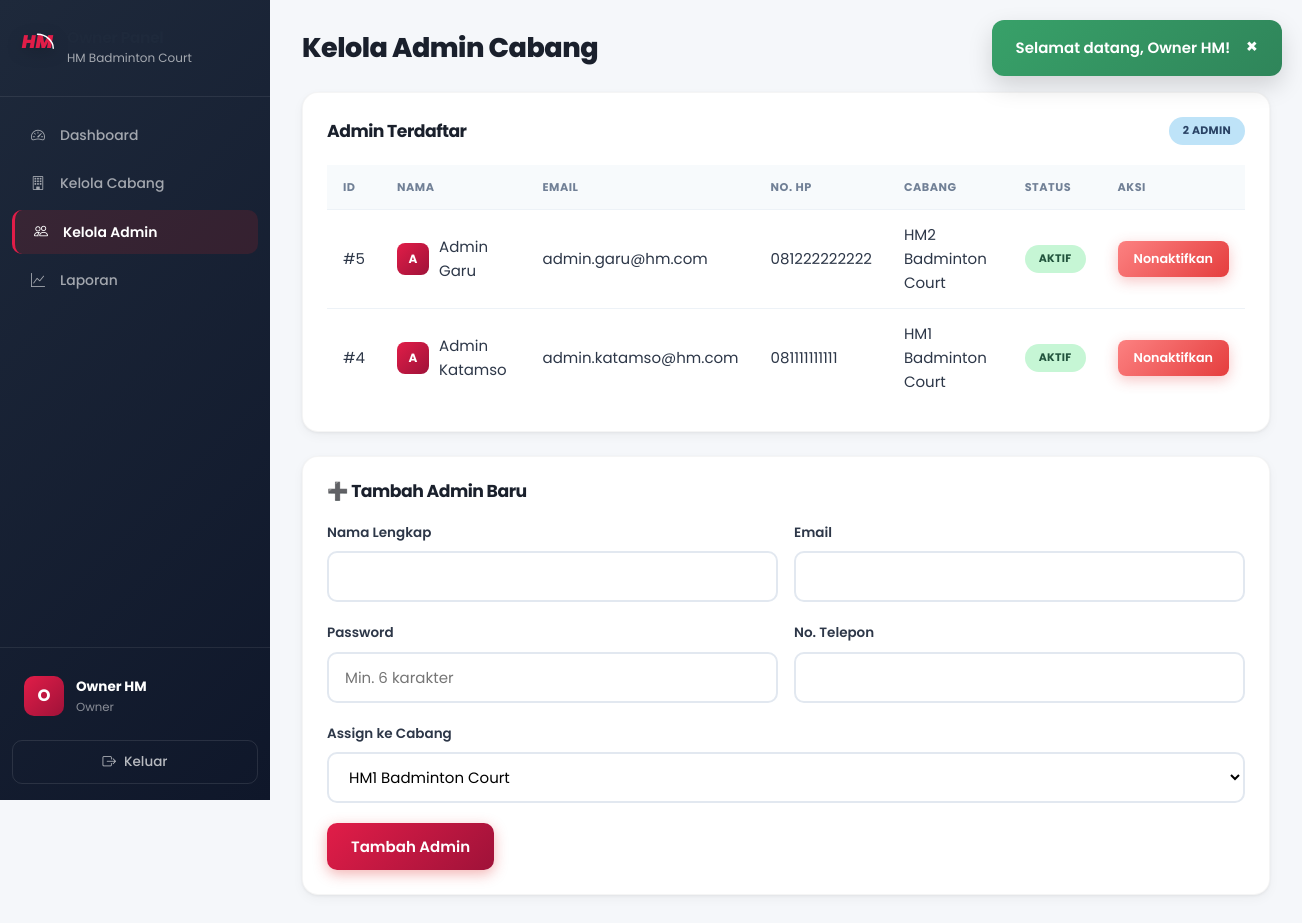
The page /owner/admin_manage.php (signed in) on the database its author committed.
### tables this page shows
CREATE TABLE IF NOT EXISTS users (
    id INT AUTO_INCREMENT PRIMARY KEY,
    nama VARCHAR(100) NOT NULL COMMENT 'Nama lengkap',
    email VARCHAR(100) UNIQUE NOT NULL COMMENT 'Email untuk login',
    password VARCHAR(255) NOT NULL COMMENT 'Password terenkripsi bcrypt',
    no_telepon VARCHAR(20) NOT NULL COMMENT 'Nomor WhatsApp/telepon',
    role ENUM('user', 'admin', 'owner') DEFAULT 'user' COMMENT 'user=pelanggan, admin=admin cabang, owner=pemilik',
    cabang_id INT DEFAULT NULL COMMENT 'Cabang yang dikelola (khusus admin)',
    is_active TINYINT(1) DEFAULT 1 COMMENT '1=aktif, 0=nonaktif',
    foto VARCHAR(255) DEFAULT NULL COMMENT 'Path foto profil',
    created_at TIMESTAMP DEFAULT CURRENT_TIMESTAMP COMMENT 'Tanggal registrasi',
    
    INDEX idx_email (email),
    INDEX idx_role (role)
);

CREATE TABLE IF NOT EXISTS cabang (
    id INT AUTO_INCREMENT PRIMARY KEY,
    nama VARCHAR(100) NOT NULL COMMENT 'Nama cabang',
    alamat VARCHAR(255) NOT NULL COMMENT 'Alamat lengkap cabang',
    jumlah_lapangan INT NOT NULL DEFAULT 0 COMMENT 'Jumlah lapangan di cabang',
    no_telepon VARCHAR(20) DEFAULT NULL COMMENT 'Nomor telepon cabang',
    created_at TIMESTAMP DEFAULT CURRENT_TIMESTAMP,
    
    INDEX idx_nama (nama)
);

### config/functions.php (called while the page is built, shortened)
<?php
function getAdmins() {
    $db = getDB();
    return $db->query("SELECT u.*, c.nama as cabang_nama FROM users u
        LEFT JOIN cabang c ON u.cabang_id = c.id
        WHERE u.role = 'admin'
        ORDER BY u.nama")->fetchAll();
}
function getCabang() {
    $db = getDB();
    return $db->query("SELECT * FROM cabang ORDER BY id")->fetchAll();
}
?>

### owner/admin_manage.php (the view, shortened to what this page needs)
<?php
$cabangList = getCabang();
$admins = getAdmins();
require_once __DIR__ . '/../includes/header.php';
?>
<div class="dashboard-layout">
    <?php require_once __DIR__ . '/../includes/sidebar_owner.php'; ?>
    <main class="main-content">
        <header class="page-header">
            <h1>Kelola Admin Cabang</h1>
        </header>
        <div class="content-section">
            <div class="section-header">
                <h2>Admin Terdaftar</h2>
                <span class="badge badge-completed"><?php echo count($admins); ?> Admin</span>
            </div>
            <div class="table-responsive">
                <table class="data-table">
                    <thead>
                        <tr><th>ID</th><th>Nama</th><th>Email</th><th>No. HP</th><th>Cabang</th><th>Status</th><th>Aksi</th></tr>
                    </thead>
                    <tbody>
                        <?php foreach ($admins as $a): ?>
                        <tr>
                            <td>#<?php echo $a['id']; ?></td>
                            <td>
                                <div class="user-cell">
                                    <div class="user-avatar-sm"><?php echo strtoupper(substr($a['nama'], 0, 1)); ?></div>
                                    <span><?php echo $a['nama']; ?></span>
                                </div>
                            </td>
                            <td><?php echo $a['email']; ?></td>
                            <td><?php echo $a['no_telepon']; ?></td>
                            <td><?php echo $a['cabang_nama'] ?? '-'; ?></td>
                            <td>
                                <span class="badge <?php echo $a['is_active'] ? 'badge-confirmed' : 'badge-cancelled'; ?>">
                                    <?php echo $a['is_active'] ? 'Aktif' : 'Nonaktif'; ?>
                                </span>
                            </td>
                            <td>
                                <a href="?toggle=<?php echo $a['id']; ?>" class="btn btn-sm <?php echo $a['is_active'] ? 'btn-danger' : 'btn-success'; ?>" onclick="return confirm('Ubah status admin ini?')">
                                    <?php echo $a['is_active'] ? 'Nonaktifkan' : 'Aktifkan'; ?>
                                </a>
                            </td>
                        </tr>
                        <?php endforeach; ?>
                    </tbody>
                </table>
            </div>
        </div>
        <div class="content-section">
            <h2>➕ Tambah Admin Baru</h2>
            <form method="POST">
                <div class="form-row">
                    <div class="form-group">
                        <label>Nama Lengkap</label>
                        <input type="text" name="nama" required>
                    </div>
                    <div class="form-group">
                        <label>Email</label>
                        <input type="email" name="email" required>
                    </div>
                </div>
                <div class="form-row">
                    <div class="form-group">
                        <label>Password</label>
                        <input type="password" name="password" required placeholder="Min. 6 karakter">
                    </div>
                    <div class="form-group">
                        <label>No. Telepon</label>
                        <input type="tel" name="no_telepon" required>
                    </div>
                </div>
                <div class="form-group">
                    <label>Assign ke Cabang</label>
                    <select name="cabang_id" required>
                        <?php foreach ($cabangList as $c): ?>
                        <option value="<?php echo $c['id']; ?>"><?php echo $c['nama']; ?></option>
                        <?php endforeach; ?>
                    </select>
                </div>
                <button type="submit" name="tambah_admin" class="btn btn-primary">Tambah Admin</button>
            </form>
        </div>
    </main>
</div>
<?php require_once __DIR__ . '/../includes/footer.php'; ?>

### assets/css/design-system.css (style rules this page uses)
:root { --primary: #E11D48; --primary-dark: #BE123C; --primary-light: #FFE4E6; --primary-50: #FFF1F2; --primary-100: #FFE4E6; --primary-200: #FECDD3; --primary-500: #F43F5E; --primary-600: #E11D48; --primary-700: #BE123C; --primary-800: #9F1239; --primary-900: #881337; --secondary: #0F172A; --secondary-dark: #020617; --secondary-light: #1E293B; --secondary-50: #F8FAFC; --secondary-100: #F1F5F9; --secondary-200: #E2E8F0; --secondary-300: #CBD5E1; --secondary-400: #94A3B8; --secondary-500: #64748B; --secondary-600: #475569; --secondary-700: #334155; --secondary-800: #1E293B; --secondary-900: #0F172A; --accent: #FFB300; --accent-dark: #D97706; --accent-light: #FEF3C7; --success: #16A34A; --success-light: #DCFCE7; --success-dark: #15803D; --warning: #F59E0B; --warning-light: #FEF3C7; --warning-dark: #D97706; --danger: #DC2626; --danger-light: #FEE2E2; --danger-dark: #B91C1C; --info: #2563EB; --info-light: #DBEAFE; --info-dark: #1D4ED8; --bg-body: #F8FAFC; --bg-surface: #FFFFFF; --bg-surface-hover: #F1F5F9; --bg-muted: #F1F5F9; --bg-overlay: rgba(15, 23, 42, 0.6); --text-primary: #1E293B; --text-secondary: #64748B; --text-muted: #94A3B8; --text-inverse: #FFFFFF; --text-link: #DC2626; --border: #E2E8F0; --border-light: #F1F5F9; --border-dark: #CBD5E1; --border-focus: #DC2626; --shadow-xs: 0 1px 2px rgba(0, 0, 0, 0.05); --shadow-sm: 0 1px 3px rgba(0, 0, 0, 0.06), 0 1px 2px rgba(0, 0, 0, 0.04); --shadow-md: 0 4px 6px -1px rgba(0, 0, 0, 0.07), 0 2px 4px -2px rgba(0, 0, 0, 0.05); --shadow-lg: 0 10px 15px -3px rgba(0, 0, 0, 0.08), 0 4px 6px -4px rgba(0, 0, 0, 0.04); --shadow-xl: 0 20px 25px -5px rgba(0, 0, 0, 0.1), 0 8px 10px -6px rgba(0, 0, 0, 0.04); --shadow-2xl: 0 25px 50px -12px rgba(0, 0, 0, 0.2); --shadow-primary: 0 4px 14px rgba(220, 38, 38, 0.35); --shadow-card: 0 1px 3px rgba(0, 0, 0, 0.06), 0 4px 12px rgba(0, 0, 0, 0.04); --radius-sm: 6px; --radius-md: 10px; --radius-lg: 14px; --radius-xl: 20px; --radius-2xl: 24px; --radius-full: 9999px; --space-1: 4px; --space-2: 8px; --space-3: 12px; --space-4: 16px; --space-5: 20px; --space-6: 24px; --space-8: 32px; --space-10: 40px; --space-12: 48px; --space-16: 64px; --space-20: 80px; --font-sans: 'Poppins', 'Inter', 'Nunito Sans', 'Segoe UI', system-ui, -apple-system, sans-serif; --font-mono: 'JetBrains Mono', 'Fira Code', 'Courier New', monospace; --fw-light: 300; --fw-regular: 400; --fw-medium: 500; --fw-semibold: 600; --fw-bold: 700; --fw-extrabold: 800; --fw-black: 900; --fs-caption: 0.75rem; --fs-small: 0.8125rem; --fs-body: 0.9375rem; --fs-body-lg: 1rem; --fs-nav: 0.9rem; --fs-button: 0.9375rem; --fs-h4: 1.125rem; --fs-h3: 1.25rem; --fs-h2: 1.5rem; --fs-h1: 2rem; --fs-display: 2.5rem; --fs-display-lg: 3.5rem; --lh-tight: 1.2; --lh-snug: 1.375; --lh-normal: 1.6; --lh-relaxed: 1.75; --ls-tight: -0.5px; --ls-normal: 0; --ls-wide: 0.5px; --ls-wider: 1px; --transition-fast: 0.15s ease; --transition-base: 0.2s ease; --transition-smooth: 0.3s cubic-bezier(0.4, 0, 0.2, 1); --transition-bounce: 0.4s cubic-bezier(0.16, 1, 0.3, 1); --z-dropdown: 50; --z-sticky: 100; --z-fixed: 200; --z-overlay: 300; --z-modal: 400; --z-popover: 500; --z-toast: 600; --gradient-primary: linear-gradient(135deg, #E11D48 0%, #9F1239 100%); --gradient-secondary: linear-gradient(135deg, #1E293B 0%, #0F172A 100%); --gradient-accent: linear-gradient(135deg, #FFB300 0%, #D97706 100%); --gradient-hero: linear-gradient(135deg, #E11D48 0%, #881337 100%); --gradient-sidebar: linear-gradient(180deg, #1E293B 0%, #0F172A 100%); --gradient-success: linear-gradient(135deg, #10B981, #047857); --gradient-danger: linear-gradient(135deg, #EF4444, #C084FC); }
*, *::before, *::after { box-sizing: border-box; }
html { scroll-behavior: smooth; -webkit-text-size-adjust: 100%; }
body { font-family: var(--font-sans); font-size: var(--fs-body); font-weight: var(--fw-regular); line-height: var(--lh-normal); color: var(--text-primary); background-color: var(--bg-body); -webkit-font-smoothing: antialiased; -moz-osx-font-smoothing: grayscale; }
h1, h2, h3, h4, h5, h6 { font-family: var(--font-sans); font-weight: var(--fw-bold); line-height: var(--lh-tight); letter-spacing: var(--ls-tight); color: var(--text-primary); }
h1, .h1 { font-size: var(--fs-h1); font-weight: var(--fw-extrabold); }
h2, .h2 { font-size: var(--fs-h2); font-weight: var(--fw-bold); }

### rows shown on the page
users: id "5", nama "A", nama "Admin Garu", email "admin.garu@hm.com", no_telepon "081222222222", cabang.nama "HM2 Badminton Court", is_active "AKTIF"
users: id "4", nama "A", nama "Admin Katamso", email "admin.katamso@hm.com", no_telepon "081111111111", cabang.nama "HM1 Badminton Court", is_active "AKTIF"

### other values the page prints
$flash['message'] "Selamat datang, Owner HM!"
substr($_SESSION['nama'], 0, 1) "O"
$_SESSION['nama'] "Owner HM"
count($admins) "2"
form field cabang_id "HM1 Badminton Court"
